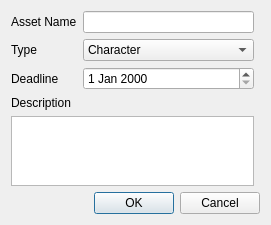
<?xml version="1.0" encoding="UTF-8"?>
<ui version="4.0">
 <class>Dialog</class>
 <widget class="QDialog" name="Dialog">
  <property name="geometry">
   <rect>
    <x>0</x>
    <y>0</y>
    <width>271</width>
    <height>215</height>
   </rect>
  </property>
  <property name="windowTitle">
   <string>Dialog</string>
  </property>
  <layout class="QGridLayout" name="gridLayout">
   <item row="0" column="0">
    <widget class="QLabel" name="label">
     <property name="text">
      <string>Asset Name</string>
     </property>
    </widget>
   </item>
   <item row="0" column="1">
    <widget class="QLineEdit" name="lineEdit"/>
   </item>
   <item row="1" column="0">
    <widget class="QLabel" name="label_2">
     <property name="text">
      <string>Type</string>
     </property>
    </widget>
   </item>
   <item row="3" column="0">
    <widget class="QLabel" name="label_3">
     <property name="text">
      <string>Description</string>
     </property>
    </widget>
   </item>
   <item row="4" column="0" colspan="2">
    <widget class="QTextEdit" name="textEdit"/>
   </item>
   <item row="5" column="0" colspan="3">
    <widget class="QDialogButtonBox" name="buttonBox">
     <property name="orientation">
      <enum>Qt::Horizontal</enum>
     </property>
     <property name="standardButtons">
      <set>QDialogButtonBox::Cancel|QDialogButtonBox::Ok</set>
     </property>
    </widget>
   </item>
   <item row="1" column="1">
    <widget class="QComboBox" name="comboBox">
     <item>
      <property name="text">
       <string>Character</string>
      </property>
     </item>
     <item>
      <property name="text">
       <string>Vehicle</string>
      </property>
     </item>
     <item>
      <property name="text">
       <string>Prop</string>
      </property>
     </item>
     <item>
      <property name="text">
       <string>Environment</string>
      </property>
     </item>
     <item>
      <property name="text">
       <string>Matchmove</string>
      </property>
     </item>
    </widget>
   </item>
   <item row="2" column="0">
    <widget class="QLabel" name="label_4">
     <property name="text">
      <string>Deadline</string>
     </property>
    </widget>
   </item>
   <item row="2" column="1">
    <widget class="QDateEdit" name="dateEdit"/>
   </item>
  </layout>
 </widget>
 <resources/>
 <connections>
  <connection>
   <sender>buttonBox</sender>
   <signal>accepted()</signal>
   <receiver>Dialog</receiver>
   <slot>accept()</slot>
   <hints>
    <hint type="sourcelabel">
     <x>248</x>
     <y>254</y>
    </hint>
    <hint type="destinationlabel">
     <x>157</x>
     <y>274</y>
    </hint>
   </hints>
  </connection>
  <connection>
   <sender>buttonBox</sender>
   <signal>rejected()</signal>
   <receiver>Dialog</receiver>
   <slot>reject()</slot>
   <hints>
    <hint type="sourcelabel">
     <x>316</x>
     <y>260</y>
    </hint>
    <hint type="destinationlabel">
     <x>286</x>
     <y>274</y>
    </hint>
   </hints>
  </connection>
 </connections>
</ui>
